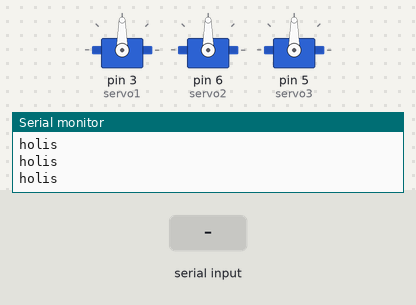
The sketch below on a simulated Arduino Uno, built with avr-gcc and run on an emulated ATmega328P. On the bench: 3 × servo, the last lines printed to the serial monitor. The inputs (shaded band) are chosen by the test bench.

Above: at 1.2 s.
1.3 s: "1" received over the second serial link
At 1.45 s:
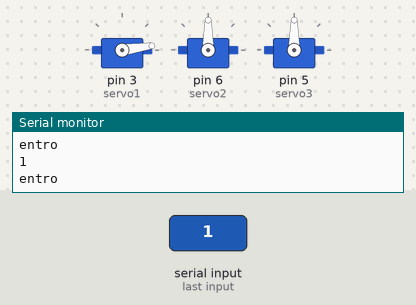
4.3 s: "2" received over the second serial link
10.3 s: "c" received over the second serial link
At 12.3 s:
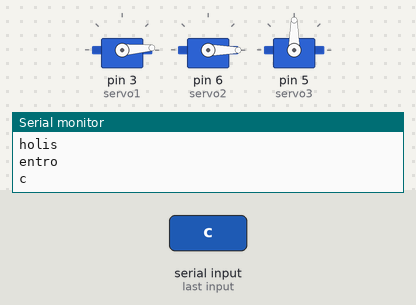
16.3 s: "3" received over the second serial link
22.3 s: "1" received over the second serial link
At 23.46 s:
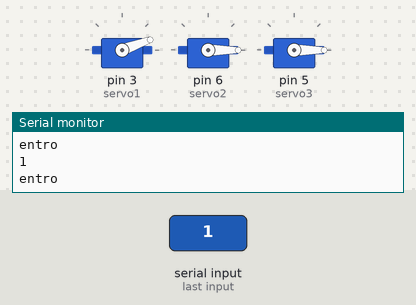
Timing chart, 0 to 26.3 s (numbered marks = the images above; inputs shaded):
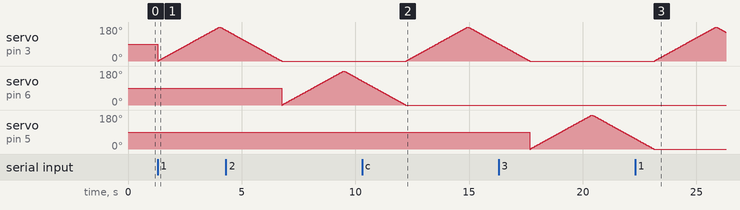

Measured:
- after the input at 10.3 s, servo on pin 3 (servo1): rises from 0° to 180° in 2.7 s, then falls to 91° in 1.4 s
- after the input at 22.3 s, servo on pin 3 (servo1): rises from 0° to 180° in 2.7 s, then falls to 153° in 0.42 s

The sketch:

BluetoothServos.ino
```cpp
#include <Servo.h>
#include <SoftwareSerial.h>

SoftwareSerial bluetoothSerial(10,11);  //RX, TX

Servo servo1;  // crea el objeto servo
Servo servo2;
Servo servo3;

int pos = 0;    // posicion del servo
int pulsaciones = 0;

void setup() {
  servo1.attach(3);  // vincula el servo al pin digital 9
  servo2.attach(6);  // vincula el servo al pin digital 10
  servo3.attach(5);  // vincula el servo al pin digital 11

  Serial.begin(115200);
  bluetoothSerial.begin(9600);
}

void loop(){
  Serial.println("holis");
  if(bluetoothSerial.available()){
    Serial.println("entro");
    char data_received = bluetoothSerial.read();
    Serial.println(data_received);
    switch(data_received){
      case '1':
        Serial.println("entro");
        for (pos = 0; pos <= 180; pos += 1) {
          servo1.write(pos);
          delay(15);
        }
        for (pos = 180; pos >= 0; pos -= 1) {
          servo1.write(pos);
          delay(15);
        }
        Serial.println("hecho");
        break;
      case '2':
        for (pos = 0; pos <= 180; pos += 1) {
          servo2.write(pos);
          delay(15);
        }
        for (pos = 180; pos >= 0; pos -= 1) {
          servo2.write(pos);
          delay(15);
        }
        break;
      case '3':
        for (pos = 0; pos <= 180; pos += 1) {
          servo3.write(pos);
          delay(15);
        }
        for (pos = 180; pos >= 0; pos -= 1) {
          servo3.write(pos);
          delay(15);
        }
        break;
      case 'c':
        if(pulsaciones%3 == 0){
          for (pos = 0; pos <= 180; pos += 1) {
            servo1.write(pos);
            delay(15);
          }
          for (pos = 180; pos >= 0; pos -= 1) {
            servo1.write(pos);
            delay(15);
          }
        }else if(pulsaciones%3 == 1){
          for (pos = 0; pos <= 180; pos += 1) {
            servo1.write(pos);
            servo2.write(pos);
            delay(15);
          }
          for (pos = 180; pos >= 0; pos -= 1) {
            servo1.write(pos);
            servo2.write(pos);
            delay(15);
          }
        }else{
          for (pos = 0; pos <= 180; pos += 1) {
            servo1.write(pos);
            servo2.write(pos);
            servo3.write(pos);
            delay(15);
          }
          for (pos = 180; pos >= 0; pos -= 1) {
            servo1.write(pos);
            servo2.write(pos);
            servo3.write(pos);
            delay(15);
          }
        }
        pulsaciones++;
        break;
    }
  }
}
```
